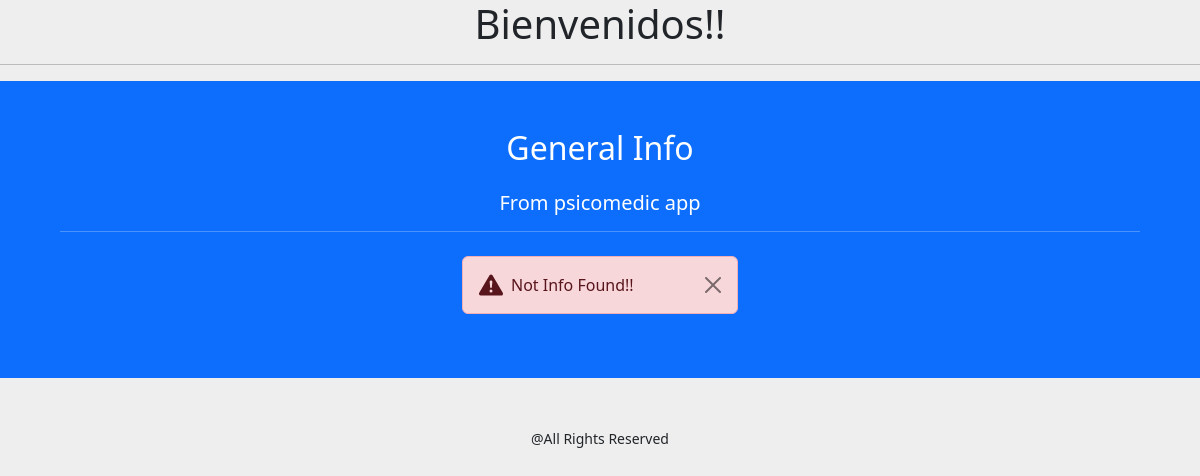
Page /psicomedic/appointments/ on the earlier database version.
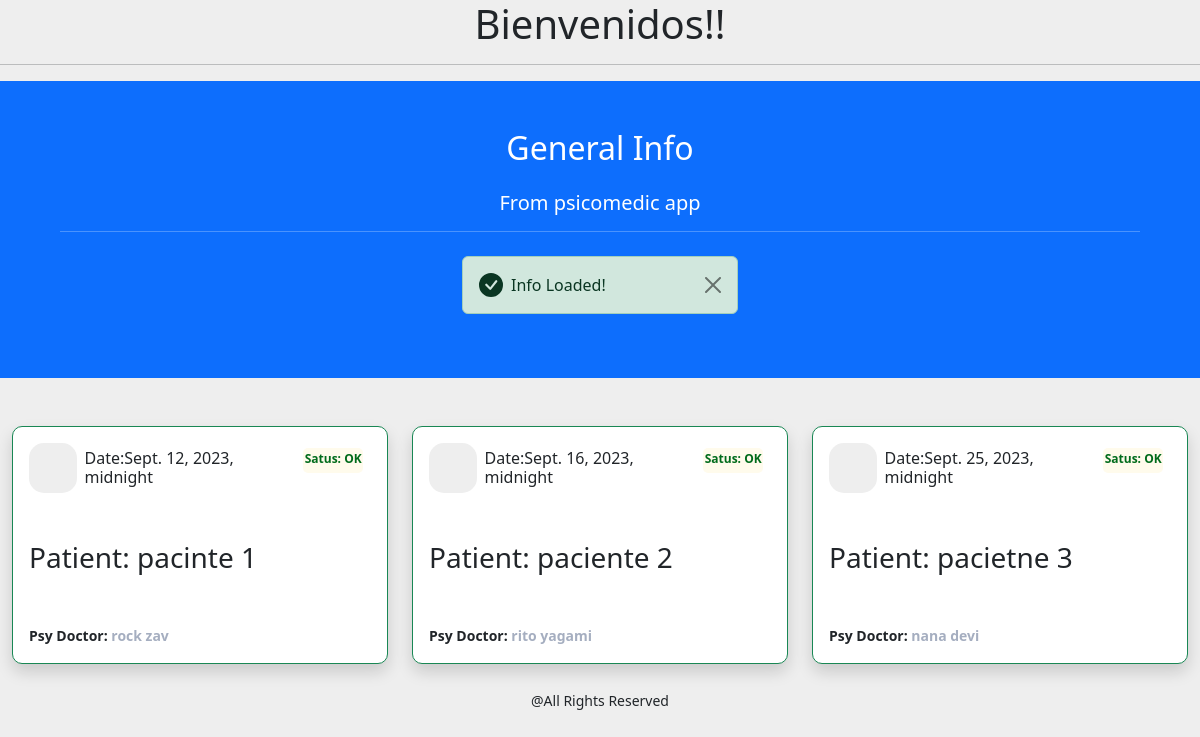
Same page on the later database version.
### psicomedic/models.py (models this page shows, shortened)
class Appointment(models.Model):
    date_app = models.DateTimeField(blank=True, null=True)
    title = models.CharField(max_length=255)
    patient = models.ForeignKey(Patient, models.PROTECT, related_name="appointments")
    psychologist = models.ForeignKey(Psychologist, models.PROTECT,related_name="appointments")
    created_at = models.DateTimeField(auto_now_add=True)

class Patient(models.Model):
    first_name = models.CharField(max_length=255, unique=True)
    last_name = models.CharField(max_length=255, unique=True)
    birthdate = models.DateTimeField(null=False)
    email = models.EmailField(unique=True)
    phone = models.CharField(max_length=25)
    biography = models.CharField(max_length=5000, null=False)
    address = models.CharField(max_length=255)
    created_at = models.DateTimeField(auto_now_add=True)
    def __str__(self):
        return f"{self.first_name} {self.last_name}"

class Psychologist(models.Model):
    first_name = models.CharField(max_length=255, unique=True)
    last_name = models.CharField(max_length=255, unique=True)
    birthdate = models.DateTimeField(null=False)
    email = models.EmailField(unique=True)
    phone = models.CharField(max_length=25)
    created_at = models.DateTimeField(auto_now_add=True)
    def __str__(self):
        return f"{self.first_name} {self.last_name}"

### psicomedic/views.py (the view)
# urls.py: path("appointments/", list_appointments),
def list_appointments(request):
    list_appointment = Appointment.objects.all()
    context = {
        "appointments": list_appointment
    }
    template = loader.get_template("templates/appointment_psicomedic.html")
    return HttpResponse(template.render(context, request))

### templates/appointment_psicomedic.html (shortened to what this page needs)
<!DOCTYPE html>
{% extends "templates/base.html" %}
{% block head %}
<head>
  {% load bootstrap5 %}
  {% bootstrap_css %}
</head>
{% endblock head %}
{% block content %}
<div class="container-fluid">
    <div class="row justify-content-center">
        <div class="container-fluid p-5 bg-primary text-white text-center mb-5 row justify-content-center">
            <h2 class="text-center mb-4">General Info</h2>
            {% block title %}
            <h5>From psicomedic app<hr/></h5>
            {% endblock title %}
            {% if appointments %}
            <div class="custom-alert alert alert-success alert-dismissible fade show d-flex align-items-center col-3" role="alert">
                <svg class="bi flex-shrink-0 me-2" width="24" height="24" role="img" aria-label="Success:"><use xlink:href="#check-circle-fill"/></svg>
                <div>
                <span>Info Loaded!</span>
                </div>
                <button type="button" class="btn-close" data-bs-dismiss="alert" aria-label="Close"></button>
            </div>
            {% else %}
            <div class="custom-alert alert alert-danger alert-dismissible fade show d-flex align-items-center col-3" role="alert">
                <svg class="bi flex-shrink-0 me-2" width="24" height="24" role="img" aria-label="Danger:"><use xlink:href="#exclamation-triangle-fill"/></svg>
                <div>
                <span>Not Info Found!!</span>
                </div>
                <button type="button" class="btn-close" data-bs-dismiss="alert" aria-label="Close"></button>
            </div>
            {% endif %}
        </div>
        <br>
        <br>
        <br>
        <br>
    {% for appointment in appointments %}
        <div class="col-md-4">
            <div class="card p-3 mb-2 border border-success shadow mb-4">
                <div class="d-flex justify-content-between">
                    <div class="d-flex flex-row align-items-center">
                        <div class="icon">  </div>
                        <div class="ms-2 c-details">
                            <h6 class="mb-0">Date:{{appointment.date_app}}</h6>
                        </div>
                    </div>
                    <div class="badge"> <span><p class="card-text" style="color: #006b1b"><b>Satus: OK</b></p></span> </div>
                </div>
                <div class="mt-5">
                    <h3 class="heading">Patient: {{appointment.patient}}</h3>
                    <div class="mt-5">
                        <div class="mt-3"> <span class="text1">Psy Doctor: <span class="text2">{{appointment.psychologist}}</span></span> </div>
                    </div>
                </div>
            </div>
        </div>
        <br>
    {% endfor %}
    <br>
    </div>
</div>
{% endblock content %}

Differences in the rows shown:
added Appointment: date_app "Sept. 12, 2023, midnight", patient "pacinte 1", psychologist "rock zav"
added Appointment: date_app "Sept. 16, 2023, midnight", patient "paciente 2", psychologist "rito yagami"
added Appointment: date_app "Sept. 25, 2023, midnight", patient "pacietne 3", psychologist "nana devi"
Other differences:
text no longer shown: "Not Info Found!!"
text now shown: "Info Loaded!"
